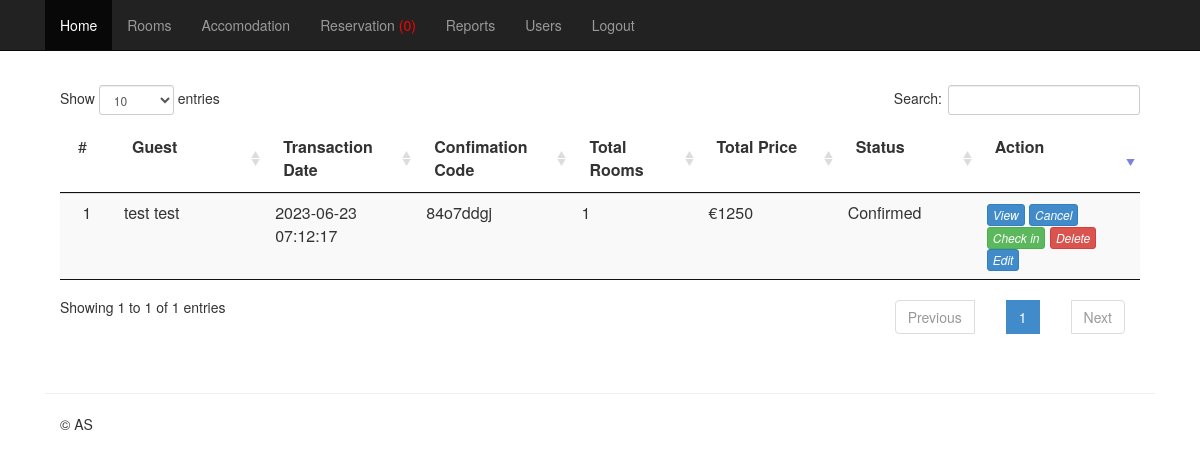
/admin/mod_reservation/index.php (signed in), run on the app's committed database.
### tables this page shows
CREATE TABLE `tblpayment` (
  `SUMMARYID` int(11) NOT NULL,
  `TRANSDATE` datetime NOT NULL,
  `CONFIRMATIONCODE` varchar(30) NOT NULL,
  `PQTY` int(11) NOT NULL,
  `GUESTID` int(11) NOT NULL,
  `SPRICE` double NOT NULL,
  `MSGVIEW` tinyint(1) NOT NULL,
  `STATUS` varchar(30) NOT NULL
);

CREATE TABLE `tblguest` (
  `GUESTID` int(11) NOT NULL,
  `REFNO` int(11) NOT NULL,
  `G_FNAME` varchar(30) NOT NULL,
  `G_LNAME` varchar(30) NOT NULL,
  `G_CITY` varchar(90) NOT NULL,
  `G_ADDRESS` varchar(90) NOT NULL,
  `DBIRTH` date NOT NULL,
  `G_PHONE` varchar(20) NOT NULL,
  `G_NATIONALITY` varchar(30) NOT NULL,
  `G_COMPANY` varchar(90) NOT NULL,
  `G_CADDRESS` varchar(90) NOT NULL,
  `G_TERMS` tinyint(4) NOT NULL,
  `G_EMAIL` varchar(99) NOT NULL,
  `G_UNAME` varchar(255) NOT NULL,
  `G_PASS` varchar(255) NOT NULL,
  `ZIP` int(11) NOT NULL,
  `LOCATION` varchar(125) NOT NULL
);

### admin/mod_reservation/index.php (called while the page is built, shortened)
<?php
require_once '../themes/backendTemplate.php';
?>

### includes/database.php (called while the page is built, shortened)
<?php
class Database {
	var $sql_string = '';
	private $conn;
	public function open_connection() {
		$this->conn = mysqli_connect(DB_SERVER,DB_USER,DB_PASS);
		if(!$this->conn){
			echo "Problem in database connection! Contact administrator!";
			exit();
		}else{
			$db_select = mysqli_select_db($this->conn,DB_NAME);
		}
	}
	function setQuery($sql='') {
		$this->sql_string=$sql;
	}
	function executeQuery() {
		$result = mysqli_query($this->conn,$this->sql_string);
		return $result;
	}
	private function confirm_query($result) {
		return $result;
	}
	function loadResultList( $key='' ) {
		$cur = $this->executeQuery();
		$array = array();
		while ($row = mysqli_fetch_object($cur)) {
			if ($key) {
				$array[$row->$key] = $row;
			} else {
				$array[] = $row;
			}
		}
		return $array;
	}
}
$mydb = new Database();
?>

### admin/mod_reservation/list.php (the view, shortened to what this page needs)
<div class="container">
			<div class="panel-body">
<form  method="post" action="processreservation.php?action=delete">
	<table id="table" class="table table-striped" cellspacing="0">
<thead>
<tr>
<td width="5%">#</td>
<td width="90"><strong>Guest</strong></td>
<td width="80"><strong>Transaction Date</strong></td>
<td width="80"><strong>Confimation Code</strong></td>
<td width="70"><strong>Total Rooms</strong></td>
<td width="80"><strong>Total Price</strong></td>
<td width="80"><strong>Status</strong></td>
<td width="100"><strong>Action</strong></td>
</tr>
</thead>
<tbody>
<?php
$mydb->setQuery("SELECT  p.`GUESTID`,`G_FNAME` ,  `G_LNAME` ,  `G_ADDRESS` ,  `TRANSDATE` ,  `CONFIRMATIONCODE` ,  `PQTY` ,  `SPRICE` ,`STATUS`
				FROM  `tblpayment` p,  `tblguest` g
				WHERE p.`GUESTID` = g.`GUESTID`
				ORDER BY p.`STATUS`='pending' desc ");
$cur = $mydb->loadResultList();
foreach ($cur as $result) {
?>
<tr>
<td width="5%" align="center"></td>
<td><?php echo $result->G_FNAME." ".$result->G_LNAME; ?></td>
<td><?php echo $result->TRANSDATE; ?></td>
<td><?php echo $result->CONFIRMATIONCODE; ?></td>
<td><?php echo $result->PQTY; ?></td>
<td>&euro;<?php echo $result->SPRICE; ?></td>
<td><?php echo $result->STATUS; ?></td>
 <td >
	<?php
		if($result->STATUS == 'Confirmed'){ ?>
			<a href="index.php?view=view&code=<?php echo $result->CONFIRMATIONCODE; ?>" class="btn btn-primary btn-xs" ><i class="icon-edit">View</a>
			<a href="controller.php?action=cancel&code=<?php echo $result->CONFIRMATIONCODE; ?>" class="btn btn-primary btn-xs" ><i class="icon-edit">Cancel</a>
			<a href="controller.php?action=checkin&code=<?php echo $result->CONFIRMATIONCODE; ?>" class="btn btn-success btn-xs" ><i class="icon-edit">Check in</a>
			<a href="controller.php?action=delete&code=<?php echo $result->CONFIRMATIONCODE; ?>" class="btn btn-danger btn-xs"  ><i class="icon-edit">Delete</a>
			<a href="index.php?view=edit&code=<?php echo $result->CONFIRMATIONCODE; ?>&id=<?php echo $result->GUESTID; ?>" class="btn btn-primary btn-xs"  ><i class="icon-edit">Edit</a>
	<?php
		}
	?>
</td>
<?php }
?>
</table>
</form>
</div>

### admin/css/offcanvas.css (style rules this page uses)
body { padding-top: 70px; }

### data on the page
tblpayment: GUESTID.G_FNAME "test", GUESTID.G_LNAME "test", TRANSDATE "2023-06-23 07:12:17", CONFIRMATIONCODE "84o7ddgj", PQTY "1", SPRICE "1250", STATUS "Confirmed"

### other printed values
$result->Total "0"
